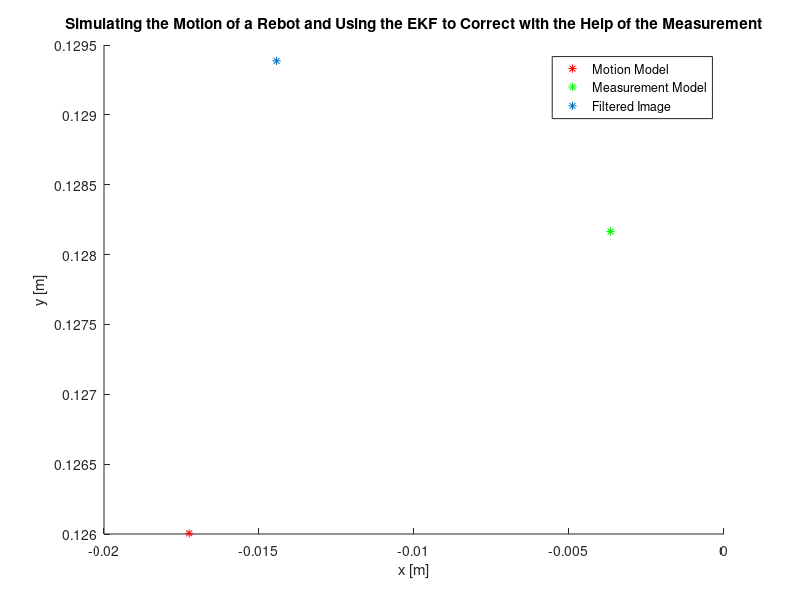

Here is the MATLAB script that generated this plot: (Note: this script raises an error after producing the figure.)
clear all
close all
clc

Ex = 1;
Exx = 0.1;
Ey = 1;
Eyy = 0.1;
Eth = 1*pi/180;
Ew = 0.1*pi/180;
EE = 1;
EN = 1;
EM = 3*pi/180;
dt = 0.02;
m = 1;
r = 0.25;
l = 0.3;
I = 0.2;
T1 = 0;
T2 = 0;
II = eye(6);
w = 10;
w1 = 15;
w2 = 2*l/r*w + w1;
v1 = w1*r;
v2 = w2*r;
v = (v1 + v2)/2;
theta = 99.7*pi/180;
Mu = [0; v*cos(theta); 0; v*sin(theta); theta; w];
x(:,1) = Mu;
y(:,1) = [x(1,1); x(3,1); 99.7*pi/180 - x(5,1)];
E = zeros(6)+0.1;
T = 60;
t1 = 0;
R = dt/100*[Ex 0 0 0 0 0
    0 Exx 0 0 0 0
    0 0 Ey 0 0 0
    0 0 0 Eyy 0 0
    0 0 0 0 Eth 0
    0 0 0 0 0 Ew];
[RE,Re] = eig(R);
Q = dt/100*[EE 0 0
    0 EN 0
    0 0 EM];
[REy,Rey] = eig(Q);
for t = 2:T/dt
    ex = RE*sqrt(Re)*randn(6,1);
    ey = REy*sqrt(Rey)*randn(3,1);
    
    x(:,t) = [x(1,t-1) + x(2,t-1)*dt
        x(2,t-1) + (-v1/x(6,t-1)-l)*(x(6,t-1)^2)*sin(x(5,t-1))*dt + 1/(m*r)*(T1 + T2)*cos(x(5,t-1))*dt
        x(3,t-1) + (x(4,t-1))*dt
        x(4,t-1) - (-v1/x(6,t-1)-l)*((x(6,t-1))^2)*cos(x(5,t-1))*dt + 1/(m*r)*(T1 + T2)*sin(x(5,t-1))*dt
        x(5,t-1) + x(6,t-1)*dt
        x(6,t-1) + l/(r*I)*(-T1 + T2)*dt] + ex;
    

    if t*dt >= t1
        y(:,t) = [x(1,t); x(3,t); 99.7*pi/180 - x(5,t)] + ey;
        t1 = t1 + 0.06;
    else
        y(:,t) = y(:,t-1);
    end
end
figure(1)
xlabel('x [m]')
ylabel('y [m]')
title('Simulating the Motion of a Rebot and Using the EKF to Correct with the Help of the Measurement')
hold on
for t =2:T/dt
    % % % % % % % % % % %
    % Prediction Update
    % % % % % % % % % % %
    G = [1, dt, 0, 0, 0, 0
        0, 1, 0, 0, (-v1/w - l)*(x(6,t-1)^2)*cos(x(5,t-1))*dt - 1/(m*r)*(T1 + T2)*sin(x(5,t-1))*dt, 2*(-v1/w-l)*(x(6,t-1))*sin(x(5,t-1))*dt
        0, 0, 1, dt, 0, 0
        0, 0, 0, 1, (-v1/w - l)*(x(6,t-1)^2)*sin(x(5,t-1))*dt + 1/(m*r)*(T1 + T2)*cos(x(5,t-1))*dt, -2*(-v1/w-l)*(x(6,t-1))*cos(x(5,t-1))*dt
        0, 0, 0, 0, 1, dt
        0, 0, 0, 0, 0, 1];
    
    Mup = [Mu(1) + (Mu(2))*dt
        Mu(2) + (-v1/w-l)*((Mu(6))^2)*sin(Mu(5))*dt + 1/(m*r)*(T1 + T2)*cos(Mu(5))*dt
        Mu(3) + (Mu(4))*dt
        Mu(4) - (-v1/w-l)*((Mu(6))^2)*cos(Mu(5))*dt + 1/(m*r)*(T1 + T2)*sin(Mu(5))*dt
        Mu(5) + (Mu(6))*dt
        Mu(6) + l/(r*I)*(-T1 + T2)*dt];
    
    Ep = G*E*G' + R;
    
    % % % % % % % % % % %
    % Measurement Update
    % % % % % % % % % % %
    H = [1 0 0 0 0 0
        0 0 1 0 0 0
        0 0 0 0 -1 0];
    
    K = Ep*H'*(H*Ep*H' + Q)^-1;
    h = [Mup(1); Mup(3); 99.7*pi/180 - Mup(5)];
    Mu = Mup + K*(y(:,t) - h);
    E = (II - K*H)*Ep;
    
    
    
    figure(1)
    plot(x(1,t),x(3,t),'*r')
    plot(y(1,t),y(2,t),'*g')
    plot (Mu(1),Mu(3),'*')
    legend('Motion Model', 'Measurement Model', 'Filtered Image')
        mu_pos = [Mu(1) Mu(3)];
        S_pos = [E(1,1) E(1,3); E(3,1) E(3,3)];
    %     error_ellipse(S_pos,mu_pos,0.75);
        error_ellipse(S_pos,mu_pos,0.95);
    drawnow
end